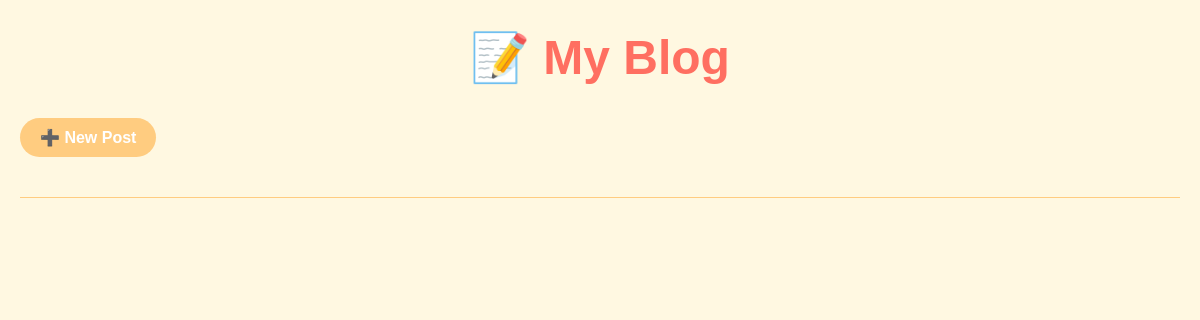
Before: / with the older database file.
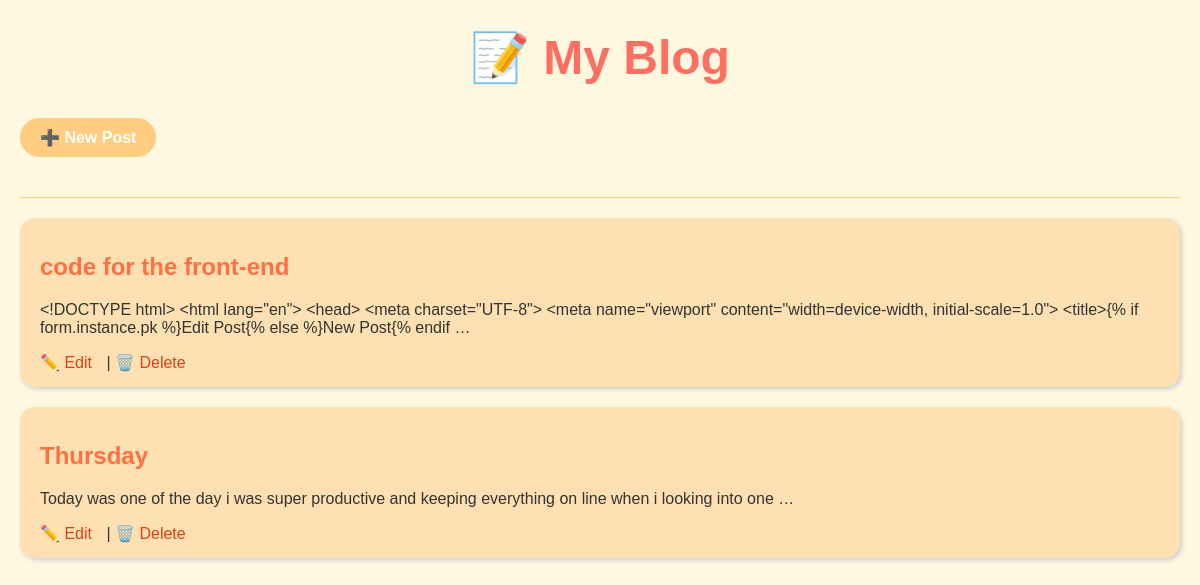
After: the same page with the newer database file.
### blogs/models.py (models this page shows, shortened)
class Post(models.Model):
    title=models.CharField(max_length=200)
    content=models.TextField()
    created_at=models.DateTimeField(auto_now_add=True)

### blogs/views.py (the view)
# urls.py: path('', views.post_list, name='post_list'),
def post_list(request):
    posts = Post.objects.all().order_by('-created_at')
    return render(request, 'blogs/post_list.html', {'posts': posts})

### blogs/templates/blogs/post_list.html (shortened to what this page needs)
<!DOCTYPE html>
<html lang="en">
<head>
</head>
<body>
    <h1>📝 My Blog</h1>
    <a href="{% url 'post_create' %}" class="new-post">➕ New Post</a>
    <hr>
    {% for post in posts %}
    <div class="post">
        <h2><a href="{% url 'post_detail' post.pk %}">{{ post.title }}</a></h2>
        <p>{{ post.content|truncatewords:20 }}</p>
        <div class="actions">
            <a href="{% url 'post_update' post.pk %}">✏️ Edit</a> |
            <a href="{% url 'post_delete' post.pk %}">🗑️ Delete</a>
        </div>
    </div>
    {% endfor %}
</body>
</html>

### blogs/templates/blogs/post_list.html (style rules this page uses)
body { font-family: 'Comic Sans MS', cursive, sans-serif; background-color: #fff8e1; color: #333; margin: 0; padding: 0 20px; }
h1 { text-align: center; color: #ff6f61; margin-top: 30px; font-size: 3em; }
a.new-post { display: inline-block; background: #ffcc80; color: #fff; padding: 10px 20px; border-radius: 20px; text-decoration: none; font-weight: bold; margin-bottom: 20px; }
.post { background-color: #ffe0b2; padding: 15px 20px; margin-bottom: 20px; border-radius: 15px; box-shadow: 2px 2px 5px #ccc; transition: transform 0.2s; }
.post h2 a { color: #ff7043; text-decoration: none; }
.actions a { margin-right: 10px; text-decoration: none; color: #d84315; }
hr { border: 0; height: 1px; background: #ffcc80; margin: 20px 0; }

Changed rows visible on the page:
added Post: title "code for the front-end", content "<!DOCTYPE html> <html lang=\"en\"> <head> <meta charset=\"UTF-8\"> <meta name=\"viewport\" content=\"width=device-width, initial-scale=1.0\"> <title>{% if form.instance.pk %}Edit Post{% else %}New Post{% endif …"
added Post: title "Thursday", content "Today was one of the day i was super productive and keeping everything on line when i looking into one …"
